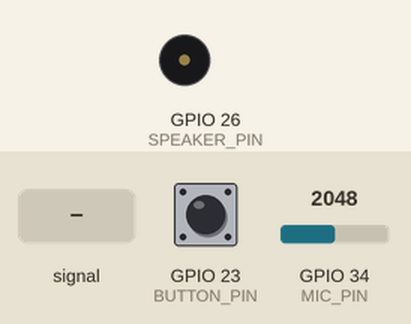
Simulated run of this sketch. Board: ESP32. Shown: buzzer (waves = sounding, pin HIGH). The test bench sets the inputs (shaded band); at power-on: GPIO 23 (BUTTON_PIN) LOW, GPIO 34 (MIC_PIN) = 2048.

Above: at 1.2 s.
1.3 s: GPIO 23 (BUTTON_PIN) pulled HIGH for 0.15 s
4.4 s: GPIO 34 (MIC_PIN) fed a 2 Hz sine of ±1228 counts around its level
At 6.6 s:
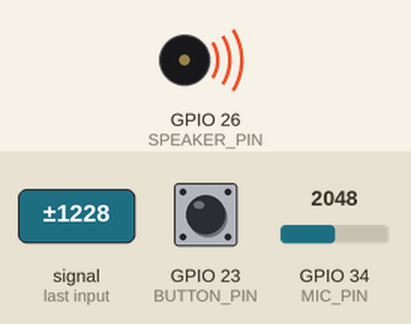
10.4 s: GPIO 23 (BUTTON_PIN) pulled HIGH for 1 s
12.9 s: GPIO 34 (MIC_PIN) set to 491
15.9 s: GPIO 34 (MIC_PIN) fed a 200 Hz sine of ±327 counts around its level
At 19.0 s:
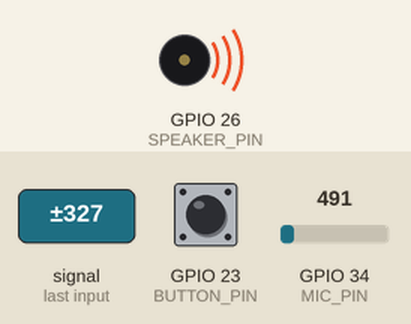
Timing chart, 0 to 22.8 s (numbered marks = the images above; inputs shaded):
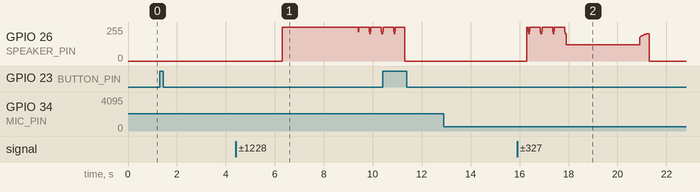

The sketch:

Lectura_reproduccion.ino
```cpp
#define MIC_PIN 34 // Pin al que está conectado el micrófono
#define SPEAKER_PIN 26 // Pin al que está conectada la bocina
#define BUTTON_PIN 23 // Pin al que está conectado el botón
#define SAMPLE_WINDOW 5000 // Tiempo total de grabación en milisegundos
#define SAMPLE_DELAY 25 // Intervalo de tiempo entre cada muestra en milisegundos

bool buttonState = false;
bool prevButtonState = false;
bool recording = false;
bool playAudio = false;

unsigned int recordedAudio[SAMPLE_WINDOW / SAMPLE_DELAY]; // Arreglo para almacenar las lecturas del micrófono

void setup() {
  Serial.begin(9600);
  pinMode(BUTTON_PIN, INPUT);
  pinMode(SPEAKER_PIN, OUTPUT);
}

void loop() {
  buttonState = digitalRead(BUTTON_PIN); // Leer el estado del botón

  if (buttonState != prevButtonState) {
    if (buttonState == HIGH) { // Si el botón se acaba de pulsar
      recording = true; // Comenzar la grabación
      playAudio = false; // Desactivar la reproducción del audio
    } else { // Si el botón se acaba de soltar
      recording = false; // Detener la grabación
      playAudio = true; // Activar la reproducción del audio
    }
    prevButtonState = buttonState;
  }

  if (recording) { // Si se está grabando
    unsigned long startMillis = millis(); // Tiempo inicial de la grabación
    int index = 0; // Índice para almacenar las lecturas del micrófono

    // Realizar múltiples lecturas del micrófono durante el tiempo de grabación
    while (millis() - startMillis < SAMPLE_WINDOW) {
      if (millis() - startMillis > index * SAMPLE_DELAY) {
        int sample = analogRead(MIC_PIN); // Leer el valor del pin del micrófono
        recordedAudio[index] = sample; // Almacenar la lectura en el arreglo
        index++; // Incrementar el índice
      }
      delay(1); // Pequeña pausa para evitar bloqueo
    }
  } else if (playAudio) { // Si se va a reproducir el audio
    // Reproducir el audio grabado a través de la bocina
    for (int i = 0; i < SAMPLE_WINDOW / SAMPLE_DELAY; i++) {
      dacWrite(SPEAKER_PIN, recordedAudio[i] / 4); // Escalar la amplitud para ajustarla al rango del DAC
      delay(SAMPLE_DELAY); // Esperar el tiempo de muestra
    }
    dacWrite(SPEAKER_PIN, 0); // Detener la reproducción
    playAudio = false; // Desactivar la reproducción del audio
  }
}
```

Measured:
- after the input at 1.3 s, every drawn part: stays the same
- after the input at 12.9 s, every drawn part: stays the same
